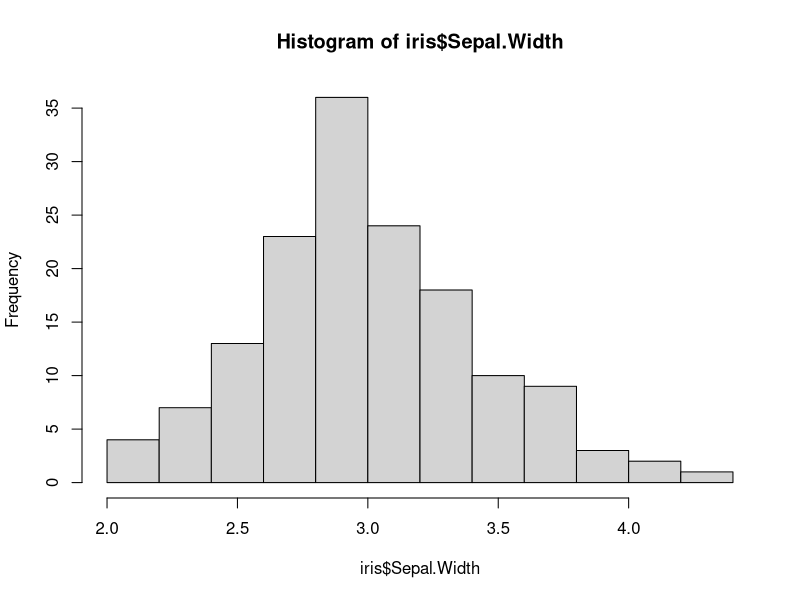
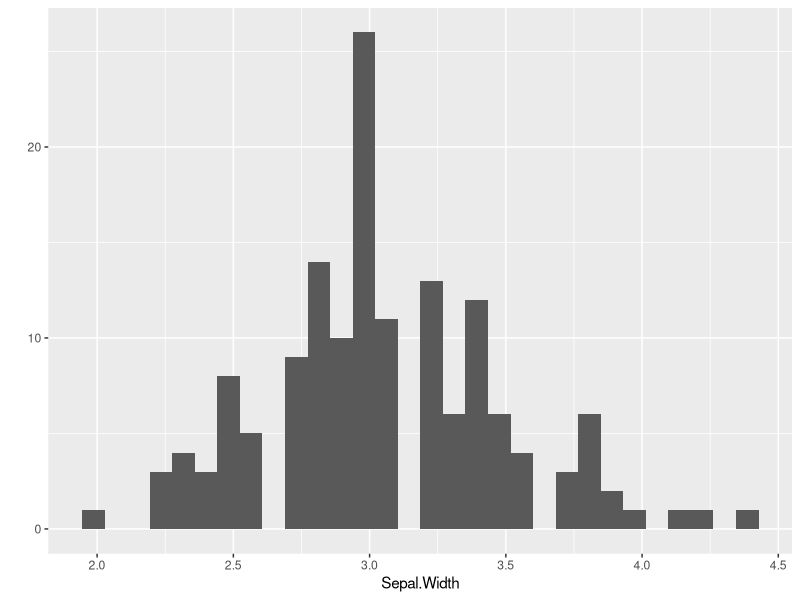
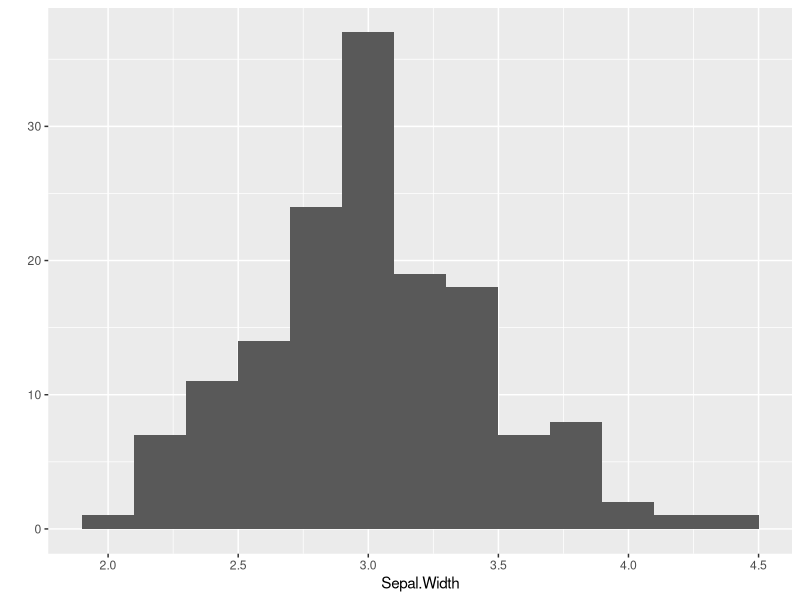
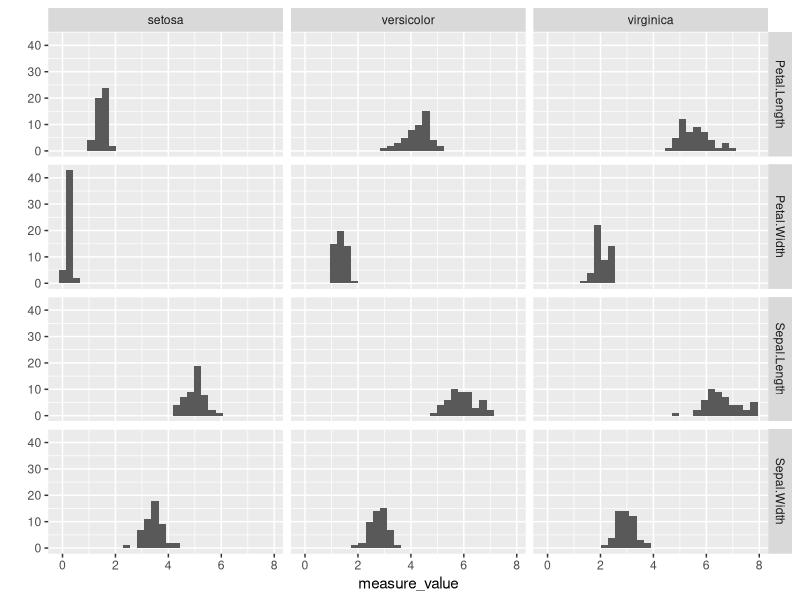

The R script that drew these images, in order:
library(tidyverse)

head(iris)
unique(iris$Species)
hist(iris$Sepal.Width)
qplot(Sepal.Width, data = iris)
qplot(Sepal.Width, data = iris, binwidth = .2)

# gather up
tidy_iris <- iris %>%
  mutate(index = 1:n()) %>%
  gather(measure_name, measure_value, 
         Sepal.Length, Sepal.Width, 
         Petal.Length, Petal.Width) 

# spread just for kicks
wide_iris <- tidy_iris %>%
  spread(measure_name, measure_value)

# plot
qplot(measure_value, 
      facets = measure_name ~ Species,
      data = tidy_iris)